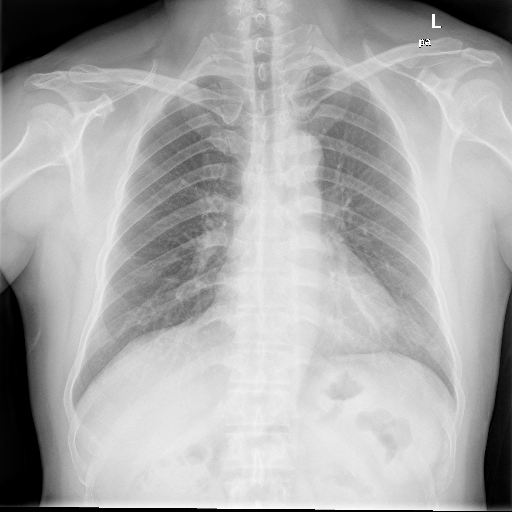
#> input picture PMI/Segmentacao/img/CHNCXR_0001_0.png, 512 x 512 px; its folder holds only this picture in this run
$ python Seg.py
#> lines starting #> are read from the running program, lines starting #| are printed output that depends on the picture; after the words box and inside, x2 and y2 are one past the last pixel; in counts of white or black regions, pixels touching at a corner belong together
import cv2
import numpy as np
import os
import glob
import sys

# Definimos um limite de recursão maior, embora nossa
# implementação de flood_fill seja iterativa (baseada em pilha)
# e não sofra de estouro de recursão.
sys.setrecursionlimit(200000)

# =============================================================================
# FUNÇÕES DE LEITURA/ESCRITA DE IMAGENS
# =============================================================================

def load_image(path: str) -> np.ndarray:
    """Carrega uma imagem em escala de cinza."""
#> called with path = 'img/CHNCXR_0001_0.png'
    image = cv2.imread(path, cv2.IMREAD_GRAYSCALE)
#> image is the input picture: shape (512, 512); min 0, max 255, mean 170.6
    if image is None:
        raise FileNotFoundError(f"Não foi possível carregar a imagem: {path}")
    return image

def save_image(path: str, img: np.ndarray):
    """Salva uma imagem. Converte máscaras binárias (0/1) para (0/255)."""
    if img.dtype == bool or np.max(img) <= 1:
         # Converte máscara binária para imagem de 8 bits
         img = (img * 255).astype(np.uint8)
    else:
         img = img.astype(np.uint8)
    cv2.imwrite(path, img)

# =============================================================================
# FUNÇÕES DE PRÉ-PROCESSAMENTO
# =============================================================================

def my_resize_nearest(image: np.ndarray, target_size: tuple = (256, 256)) -> np.ndarray:
    """
    Redimensiona uma imagem usando o algoritmo "Vizinho Mais Próximo" (Nearest Neighbor).
    """
#> called with target_size = (256, 256)
    h_orig, w_orig = image.shape
    h_targ, w_targ = target_size

    # Calcula as proporções
    h_ratio = h_orig / h_targ
    w_ratio = w_orig / w_targ

    resized_image = np.zeros(target_size, dtype=image.dtype)

    for r_targ in range(h_targ):
        for c_targ in range(w_targ):
            # Encontra o pixel correspondente na imagem original
            r_orig = int(r_targ * h_ratio)
            c_orig = int(c_targ * w_ratio)

            # Garante que os índices estão dentro dos limites
            r_orig = min(r_orig, h_orig - 1)
            c_orig = min(c_orig, w_orig - 1)

            resized_image[r_targ, c_targ] = image[r_orig, c_orig]

    return resized_image

def my_histogram_equalization(image: np.ndarray) -> np.ndarray:
    """Aplica a equalização de histograma em uma imagem 8-bits."""

    # 1. Calcula o histograma
    hist = np.zeros(256, dtype=int)
    for pixel_value in image.flat:
        hist[pixel_value] += 1
#> this loop made 65536 passes
#> pixel_value on passes 1 to 3: 43, 13, 5
#> after the loop, hist = 256 values, max 1792 at index 0, min 0 at index 253, mean 256

    # 2. Calcula a Função de Distribuição Cumulativa (CDF)
    cdf = np.zeros(256, dtype=int)
    cdf[0] = hist[0]
    for i in range(1, 256):
        cdf[i] = cdf[i-1] + hist[i]
#> after the loop, cdf = 256 values from 1792 to 65536

    # 3. Encontra o valor mínimo da CDF (ignorando zeros)
    cdf_min = 0
    for val in cdf:
        if val > 0:
            cdf_min = val
            break
#> this loop made 1 pass
#> (val, cdf_min) on pass 1: (1792, 1792)

    # 4. Cria a tabela de mapeamento (lookup table)
    total_pixels = image.size

    # Evita divisão por zero se todos os pixels forem iguais
    if total_pixels == cdf_min:
        return image

    mapped = np.zeros(256, dtype=np.uint8)
    den = total_pixels - cdf_min
#> den = 63744

    for v in range(256):
        num = (cdf[v] - cdf_min) * 255
        mapped[v] = int(num / den + 0.5) # +0.5 para arredondamento correto
#> this loop made 256 passes
#> num on passes 1 to 3: 0, 75225, 179775
#> after the loop, mapped = 256 values from 0 to 255

    # 5. Aplica o mapeamento à imagem
    h, w = image.shape
    equalized_image = np.zeros_like(image)
    for r in range(h):
        for c in range(w):
            equalized_image[r, c] = mapped[image[r, c]]
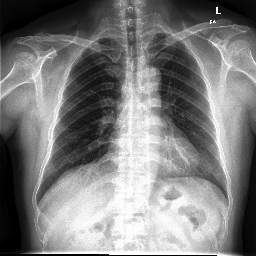
#> equalized_image: shape (256, 256); min 0, max 255, mean 125.1

    return equalized_image

# =============================================================================
# FUNÇÃO DE LIMIARIZAÇÃO
# =============================================================================

def my_otsu_threshold(image: np.ndarray) -> int:
    """
    Calcula o limiar ideal usando o método de Otsu.
    """
    hist = np.zeros(256, dtype=int)
    for pixel in image.flat:
        hist[pixel] += 1
#> this loop made 65536 passes
#> pixel on passes 1 to 3: 14, 10, 7
#> after the loop, hist = 256 values, max 1792 at index 0, min 0 at index 2, mean 256

    total_pixels = image.size

    # Soma total de intensidades
    sum_total = 0
    for i in range(256):
        sum_total += i * hist[i]
#> this loop made 256 passes
#> sum_total on passes 1 to 3: 0, 295, 295
#> after the loop, sum_total = 8199135

    sum_b = 0.0 # Soma das intensidades do background
    w_b = 0.0 # Peso (contagem de pixels) do background
    w_f = 0.0 # Peso (contagem de pixels) do foreground

    max_variance = 0.0
    best_threshold = 0

    for t in range(256):
        w_b += hist[t]
        if w_b == 0:
            continue

        w_f = total_pixels - w_b
        if w_f == 0:
            break

        sum_b += t * hist[t]

        mean_b = sum_b / w_b
        mean_f = (sum_total - sum_b) / w_f

        variance = w_b * w_f * ((mean_b - mean_f) ** 2)

        if variance > max_variance:
            max_variance = variance
            best_threshold = t
#> this loop made 256 passes
#> (w_b, w_f, sum_b, mean_b, mean_f, max_variance) on passes 1, 2, 4, 6, 7, 8, 9, 10: (1792, 63744, 0, 0, 128.6, 1.89e+12), (2087, 63449, 295, 0.141, 129.2, 2.21e+12), (2497, 63039, 1525, 0.611, 130, 2.64e+12), (2919, 62617, 3635, 1.25, 130.9, 3.07e+12), (3246, 62290, 5597, 1.72, 131.5, 3.41e+12), (3505, 62031, 7410, 2.11, 132.1, 3.67e+12), (3841, 61695, 10098, 2.63, 132.7, 4.01e+12), (4100, 61436, 12429, 3.03, 133.3, 4.27e+12)
#|   Limiar de Otsu encontrado: 124

    return best_threshold

def my_apply_threshold(image: np.ndarray, threshold: int) -> np.ndarray:
    """
    Cria máscara binária.
    Nos raios-X, os pulmões são escuros (menores que o limiar).
    """
#> called with threshold = 124
    h, w = image.shape
    # 1 = Pulmão/Fundo, 0 = Osso/Tecido Denso
    mask = np.zeros((h, w), dtype=np.uint8)
    for r in range(h):
        for c in range(w):
            # Pulmões são escuros, então < limiar
            if image[r, c] < threshold:
                mask[r, c] = 1
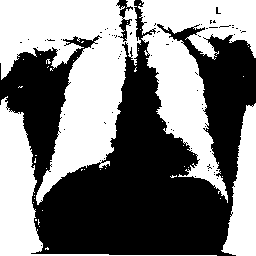
#> mask: shape (256, 256); values 0 (black) and 1 (white), 49.2% white; 47 white regions (43 under 20 px), largest, box (x1, y1, x2, y2) and area: (0, 0, 141, 205) 13984, (138, 0, 256, 203) 9944, (0, 96, 217, 256) 5067, (221, 103, 256, 256) 3160
    return mask

# =============================================================================
# FUNÇÃO DE PÓS-PROCESSAMENTO
# =============================================================================

def my_flood_fill(image: np.ndarray, seed_point: tuple) -> np.ndarray:
    """
    Encontra uma região conectada (de valor 1) a partir de um ponto semente.
    Usa uma abordagem iterativa (pilha) para evitar estouro de recursão.
    Não modifica a imagem original.
    """
    h, w = image.shape
    target_color = 1  # O valor que queremos preencher

    # Máscara de 'visitados' e máscara da 'área preenchida'
    visited = np.zeros((h, w), dtype=bool)
    filled_mask = np.zeros((h, w), dtype=np.uint8)

    stack = [seed_point]

    while stack:
        r, c = stack.pop()

        # 1. Verifica limites
        if r < 0 or r >= h or c < 0 or c >= w:
            continue

        # 2. Verifica se já foi visitado ou se não é a cor alvo
        if visited[r, c] or image[r, c] != target_color:
            continue

        # 3. Marca como visitado e parte da área preenchida
        visited[r, c] = True
        filled_mask[r, c] = 1

        # 4. Adiciona vizinhos à pilha (4-conectividade)
        stack.append((r+1, c))
        stack.append((r-1, c))
        stack.append((r, c+1))
        stack.append((r, c-1))

    return filled_mask


# =============================================================================
# PIPELINE PRINCIPAL DE EXECUÇÃO
# =============================================================================

def main():
    # pré-processamento
    input_folder = 'img'
    output_folder = 'masks_segmented'
    debug_folder = 'masks_debug' # para ver etapas intermediárias

    os.makedirs(output_folder, exist_ok=True)
    os.makedirs(debug_folder, exist_ok=True)

    image_paths = glob.glob(os.path.join(input_folder, '*.png'))
    image_paths.extend(glob.glob(os.path.join(input_folder, '*.jpg')))

    if not image_paths:
        print(f"Erro: Nenhuma imagem (.png ou .jpg) encontrada em '{input_folder}'.")
        return

    print(f"Encontradas {len(image_paths)} imagens. Iniciando segmentação 'from scratch'...")

    for img_path in image_paths:
        filename = os.path.basename(img_path)
        print(f"--- Processando: {filename} ---")

        try:
            # --- ETAPA 1: Carrega e Pré-processa ---
            image_original = load_image(img_path)

            # 1a. Redimensiona
            image_resized = my_resize_nearest(image_original, target_size=(256, 256))

            # 1b. Equalização de Histograma (para realçar contraste)
            image_eq = my_histogram_equalization(image_resized)
            save_image(os.path.join(debug_folder, f"1_equalized_{filename}"), image_eq)

            # --- ETAPA 2: Limiarização (Otsu) ---
            threshold = my_otsu_threshold(image_eq)
            print(f"  Limiar de Otsu encontrado: {threshold}")

            # 2a. Aplica limiar (Pulmões/Fundo=1, Ossos=0)
            binary_mask = my_apply_threshold(image_eq, threshold)
            save_image(os.path.join(debug_folder, f"2_otsu_mask_{filename}"), binary_mask)

            # --- ETAPA 3: Pós-processamento (Remover Fundo) ---
            # 3a. Encontra o fundo usando flood fill a partir dos cantos
            h, w = binary_mask.shape
            seeds = [(0, 0), (0, w-1), (h-1, 0), (h-1, w-1)]
            background_mask = np.zeros((h, w), dtype=np.uint8)

            for seed in seeds:
                if binary_mask[seed[0], seed[1]] == 1:
                    # para fundir as máscaras
                    background_mask = background_mask | my_flood_fill(binary_mask, seed)
#> this loop made 4 passes
#> pass 1, in main, `background_mask = background_mask | my_flood_fill(binary_mask, seed)`:
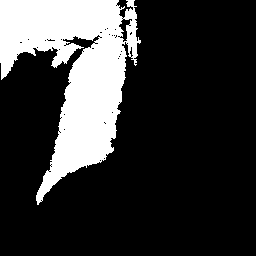
#> background_mask: shape (256, 256); values 0 (black) and 1 (white), 21.2% white; 1 white region, box (x1, y1, x2, y2) and area: (0, 0, 141, 205) 13922
#> pass 3, in main, `background_mask = background_mask | my_flood_fill(binary_mask, seed)`:
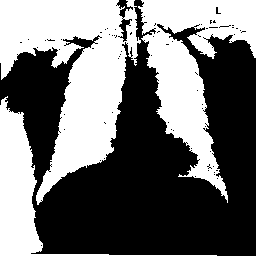
#> background_mask: shape (256, 256); values 0 (black) and 1 (white), 44.1% white; 3 white regions, box (x1, y1, x2, y2) and area: (0, 0, 141, 205) 13922, (138, 0, 256, 203) 9888, (0, 96, 217, 256) 5059
#> after the loop:
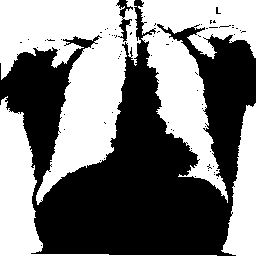
#> background_mask: shape (256, 256); values 0 (black) and 1 (white), 48.9% white; 4 white regions, box (x1, y1, x2, y2) and area: (0, 0, 141, 205) 13922, (138, 0, 256, 203) 9888, (0, 96, 217, 256) 5059, (221, 103, 256, 256) 3158

            save_image(os.path.join(debug_folder, f"3_background_{filename}"), background_mask)

            # 3b. Remove o fundo da máscara binária (Subtração)
            internal_mask = np.zeros((h, w), dtype=np.uint8)
            for r in range(h):
                for c in range(w):
                    if binary_mask[r, c] == 1 and background_mask[r, c] == 0:
                        internal_mask[r, c] = 1
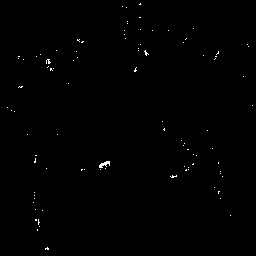
#> internal_mask: shape (256, 256); values 0 (black) and 1 (white), 0.37% white in thin lines or dots

            save_image(os.path.join(debug_folder, f"4_internal_mask_{filename}"), internal_mask)

            # --- ETAPA 4: Preenche Buracos (Costelas)  ---
            # 4a. Cria uma máscara invertida: Pulmões=0, Buracos/Fundo=1
            mask_to_fill = np.zeros((h, w), dtype=np.uint8)
            for r in range(h):
                for c in range(w):
                    if internal_mask[r, c] == 0:
                        mask_to_fill[r, c] = 1
#> mask_to_fill: shape (256, 256); values 0 (black) and 1 (white), 99.6% white; black in thin lines or dots

            # 4b. Encontra a área externa (fundo) usando flood-fill
            # O fill começará em (0,0) (fundo, valor 1) e se espalhará.
            external_area = my_flood_fill(mask_to_fill, (0, 0))
            save_image(os.path.join(debug_folder, f"5_external_area_{filename}"), external_area)

            # 4c. Inverte a área externa para obter a máscara final
            filled_mask = np.zeros((h, w), dtype=np.uint8)
            for r in range(h):
                for c in range(w):
                    if external_area[r, c] == 0:
                        filled_mask[r, c] = 1

            save_image(os.path.join(debug_folder, f"6_filled_mask_{filename}"), filled_mask)

            # --- ETAPA 5: Salva Resultado Final ---

            # 5a. Redimensiona máscara de volta ao tamanho original
            final_mask = my_resize_nearest(filled_mask, (image_original.shape[0], image_original.shape[1]))
#> call 2 of my_resize_nearest, with target_size = (512, 512)
#> after the loop in my_resize_nearest (call 2), `for r_targ in range(h_targ):`:
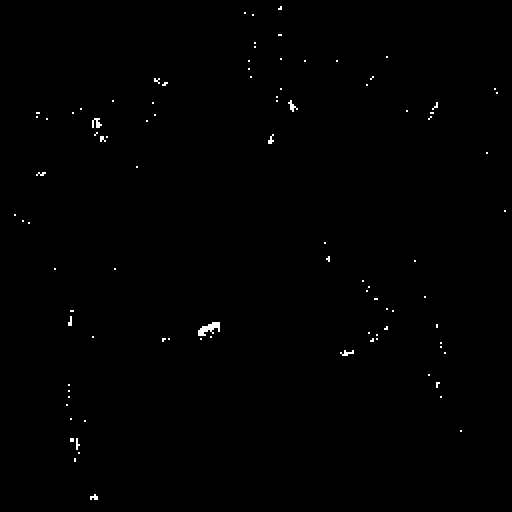
#> resized_image: shape (512, 512); values 0 (black) and 1 (white), 0.37% white in thin lines or dots

            # 5b. Salva na pasta de saída
            output_path = os.path.join(output_folder, f"mask_{filename}")
            save_image(output_path, final_mask)

        except Exception as e:
            print(f"  ERRO ao processar {filename}: {e}")
            import traceback
            traceback.print_exc()

    print("--- Processamento concluído! ---")
    print(f"Máscaras salvas em: {output_folder}")
    print(f"Etapas intermediárias salvas em: {debug_folder}")

if __name__ == "__main__":
    main()

$ run again, on PMI/Segmentacao/img/CHNCXR_0019_0.png
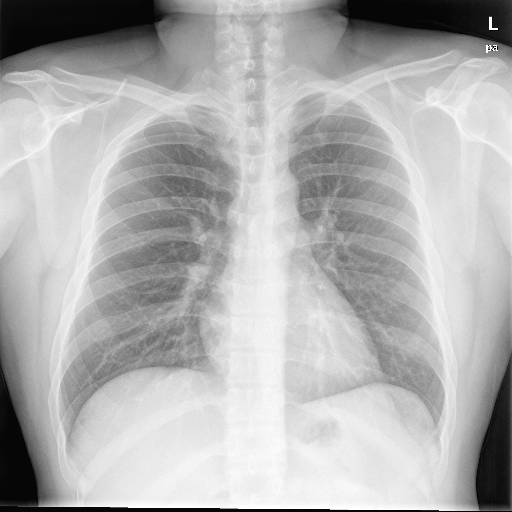
#> input picture PMI/Segmentacao/img/CHNCXR_0019_0.png, 512 x 512 px
#> in load_image, image is the input picture: shape (512, 512); min 6, max 255, mean 176.7
#> the loop in my_histogram_equalization, `for pixel_value in image.flat:` made 65536 passes
#> pixel_value on passes 1 to 3: 39, 17, 15
#> after the loop in my_histogram_equalization, `for pixel_value in image.flat:`: hist = 256 values, max 1925 at index 6, min 0 at index 0, mean 256
#> after the loop in my_histogram_equalization, `for i in range(1, 256):`: cdf = 256 values from 0 to 65536
#> the loop in my_histogram_equalization, `for val in cdf:` made 7 passes
#> (val, cdf_min) on pass 7: (1925, 1925)
#> den = 63611
#> the loop in my_histogram_equalization, `for v in range(256):` made 256 passes
#> num on passes 1 to 3: -490875, -490875, -490875
#> after the loop in my_histogram_equalization, `for v in range(256):`: mapped = 256 values, max 255 at index 254, min 0 at index 6, mean 79.67
#> after the loop in my_histogram_equalization, `for r in range(h):`:
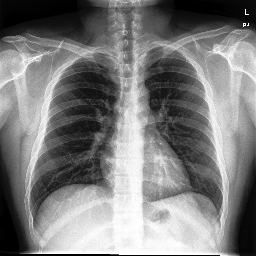
#> equalized_image: shape (256, 256); min 0, max 255, mean 124.7
#> the loop in my_otsu_threshold, `for pixel in image.flat:` made 65536 passes
#> pixel on passes 1 to 3: 11, 7, 6
#> after the loop in my_otsu_threshold, `for pixel in image.flat:`: hist = 256 values, max 1925 at index 0, min 0 at index 40, mean 256
#> the loop in my_otsu_threshold, `for i in range(256):` made 256 passes
#> sum_total on passes 1 to 3: 0, 238, 784
#> after the loop in my_otsu_threshold, `for i in range(256):`: sum_total = 8171483
#> the loop in my_otsu_threshold, `for t in range(256):` made 256 passes
#> (w_b, w_f, sum_b, mean_b, mean_f, max_variance) on passes 1 to 8: (1925, 63611, 0, 0, 128.5, 2.02e+12), (2163, 63373, 238, 0.11, 128.9, 2.28e+12), (2436, 63100, 784, 0.322, 129.5, 2.56e+12), (2719, 62817, 1633, 0.601, 130.1, 2.86e+12), (3041, 62495, 2921, 0.961, 130.7, 3.2e+12), (3280, 62256, 4116, 1.25, 131.2, 3.45e+12), (3526, 62010, 5592, 1.59, 131.7, 3.7e+12), (3721, 61815, 6957, 1.87, 132.1, 3.9e+12)
#|   Limiar de Otsu encontrado: 123
#> img: shape (256, 256); 48.9% white; 80 white regions (72 under 20 px), largest, box (x1, y1, x2, y2) and area: (0, 0, 256, 64) 10105, (30, 53, 121, 228) 8737, (140, 46, 223, 216) 6990
#> img: shape (256, 256); 24.1% white; 3 white regions, box (x1, y1, x2, y2) and area: (0, 0, 256, 64) 9869, (0, 119, 220, 256) 3378, (225, 123, 256, 256) 2539
#> after the loop in my_resize_nearest (call 2), `for r_targ in range(h_targ):`:
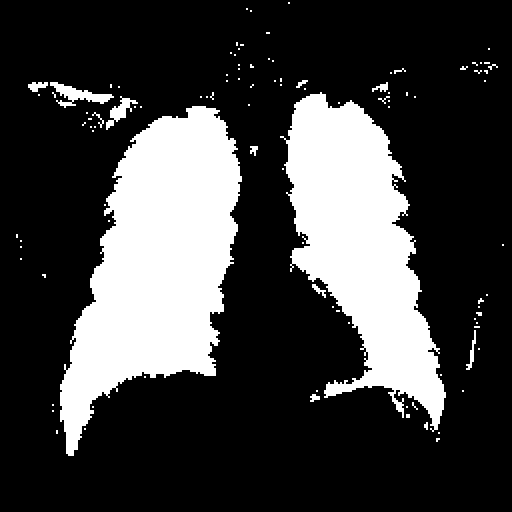
#> resized_image: shape (512, 512); values 0 (black) and 1 (white), 25% white; 104 white regions (85 under 20 px), largest, box (x1, y1, x2, y2) and area: (60, 106, 242, 456) 35104, (280, 92, 446, 432) 28192, (50, 82, 114, 108) 636

$ run again, on PMI/Segmentacao/img/CHNCXR_0051_0.png
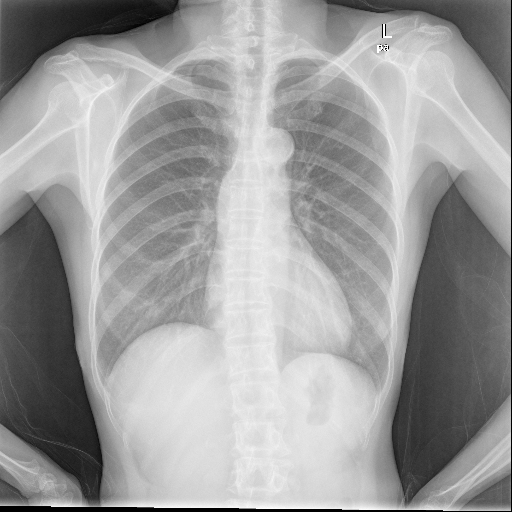
#> input picture PMI/Segmentacao/img/CHNCXR_0051_0.png, 512 x 512 px
#> in load_image, image is the input picture: shape (512, 512); min 0, max 255, mean 155.6
#> the loop in my_histogram_equalization, `for pixel_value in image.flat:` made 65536 passes
#> pixel_value on passes 1 to 3: 129, 100, 95
#> after the loop in my_histogram_equalization, `for pixel_value in image.flat:`: hist = 256 values, max 816 at index 220, min 0 at index 3, mean 256
#> after the loop in my_histogram_equalization, `for i in range(1, 256):`: cdf = 256 values from 359 to 65536
#> the loop in my_histogram_equalization, `for val in cdf:` made 1 pass
#> (val, cdf_min) on pass 1: (359, 359)
#> den = 65177
#> the loop in my_histogram_equalization, `for v in range(256):` made 256 passes
#> num on passes 1 to 3: 0, 255, 1020
#> after the loop in my_histogram_equalization, `for v in range(256):`: mapped = 256 values from 0 to 255
#> after the loop in my_histogram_equalization, `for r in range(h):`:
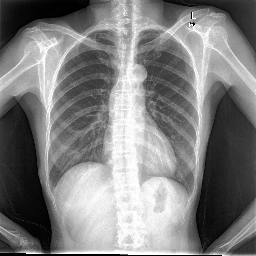
#> equalized_image: shape (256, 256); min 0, max 255, mean 127.6
#> the loop in my_otsu_threshold, `for pixel in image.flat:` made 65536 passes
#> pixel on passes 1 to 3: 73, 54, 51
#> after the loop in my_otsu_threshold, `for pixel in image.flat:`: hist = 256 values, max 816 at index 226, min 0 at index 81, mean 256
#> the loop in my_otsu_threshold, `for i in range(256):` made 256 passes
#> sum_total on passes 1 to 3: 0, 264, 668
#> after the loop in my_otsu_threshold, `for i in range(256):`: sum_total = 8361624
#> the loop in my_otsu_threshold, `for t in range(256):` made 256 passes
#> (w_b, w_f, sum_b, mean_b, mean_f, max_variance) on passes 1 to 8: (472, 65064, 0, 0, 128.5, 5.07e+11), (736, 64800, 264, 0.359, 129, 7.9e+11), (938, 64598, 668, 0.712, 129.4, 1e+12), (1180, 64356, 1394, 1.18, 129.9, 1.26e+12), (1449, 64087, 2470, 1.7, 130.4, 1.54e+12), (1713, 63823, 3790, 2.21, 131, 1.81e+12), (1927, 63609, 5074, 2.63, 131.4, 2.03e+12), (2161, 63375, 6712, 3.11, 131.8, 2.27e+12)
#|   Limiar de Otsu encontrado: 127
#> img: shape (256, 256); 49.4% white; 34 white regions (27 under 20 px), largest, box (x1, y1, x2, y2) and area: (187, 81, 256, 255) 8706, (0, 92, 222, 256) 7648, (49, 30, 116, 189) 5495
#> img: shape (256, 256); 20.7% white; 3 white regions, box (x1, y1, x2, y2) and area: (0, 92, 222, 256) 7636, (0, 0, 112, 67) 3475, (143, 0, 256, 65) 2485
#> after the loop in my_resize_nearest (call 2), `for r_targ in range(h_targ):`:
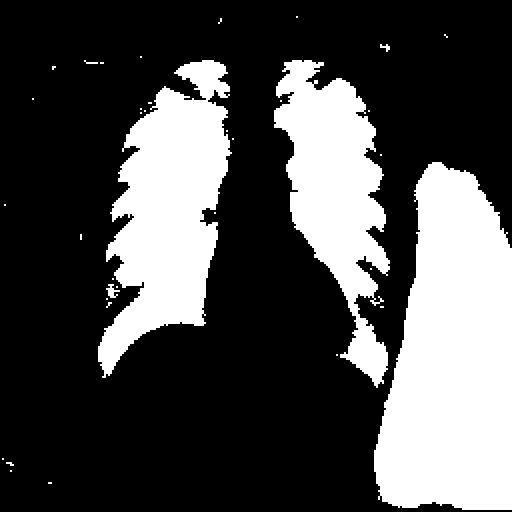
#> resized_image: shape (512, 512); values 0 (black) and 1 (white), 30.2% white; 36 white regions (29 under 20 px), largest, box (x1, y1, x2, y2) and area: (374, 162, 512, 510) 36584, (98, 60, 232, 378) 23436, (274, 60, 390, 388) 18704
